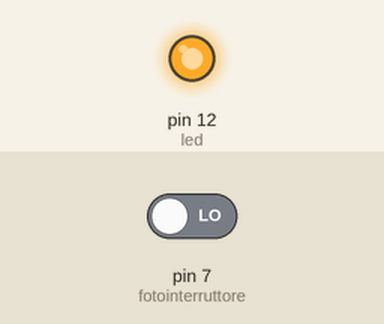
A sketch run on a simulated Arduino Uno, built with avr-gcc and run on an emulated ATmega328P. Parts: output pins drawn as LEDs (lit = HIGH). The test bench sets the inputs (shaded band); at power-on: pin 7 (fotointerruttore) LOW.

Above: at 1.2 s.
1.3 s: pin 7 (fotointerruttore) driven HIGH
At 1.6 s:
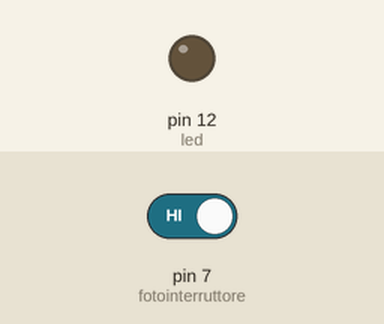
2.8 s: pin 7 (fotointerruttore) driven LOW
At 3.9 s:
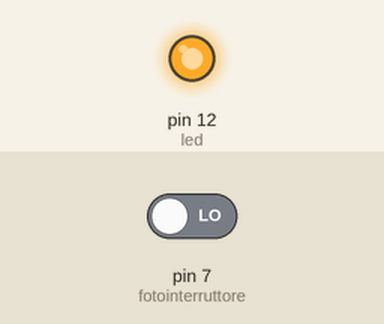
Timing chart, 0 to 5.8 s (numbered marks = the images above; inputs shaded):
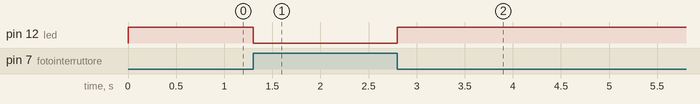

The sketch:

foto_int_led.ino
```cpp
const int fotointerruttore = 7;
const int led = 12;
// dichiaro i PINS di Ingressi ed Uscite

void setup () {
pinMode(fotointerruttore, INPUT);
pinMode(led, OUTPUT);
}
// definisco tramite la PinMode chi è INPUT e chi OUTPUT

void loop () {
boolean statoint = digitalRead(fotointerruttore);
// leggo tramite la digitalRead il valore booleano (0/1) del fotointerruttore

if (statoint == HIGH) {
    digitalWrite(led, LOW);
}
// se è HIGH(1) il fotointerruttore si comporta come un circuito aperto e di conseguenza il led non si accenderà per mancato passaggio di corrente
else {
    digitalWrite(led,HIGH);
}
// else (altrimenti) lo statoint sarà a LOW e di conseguenza il led si accenderà
}
```

Measured:
- after the input at 1.3 s, pin 12 (led): HIGH → LOW at once
- after the input at 2.8 s, pin 12 (led): LOW → HIGH at once
